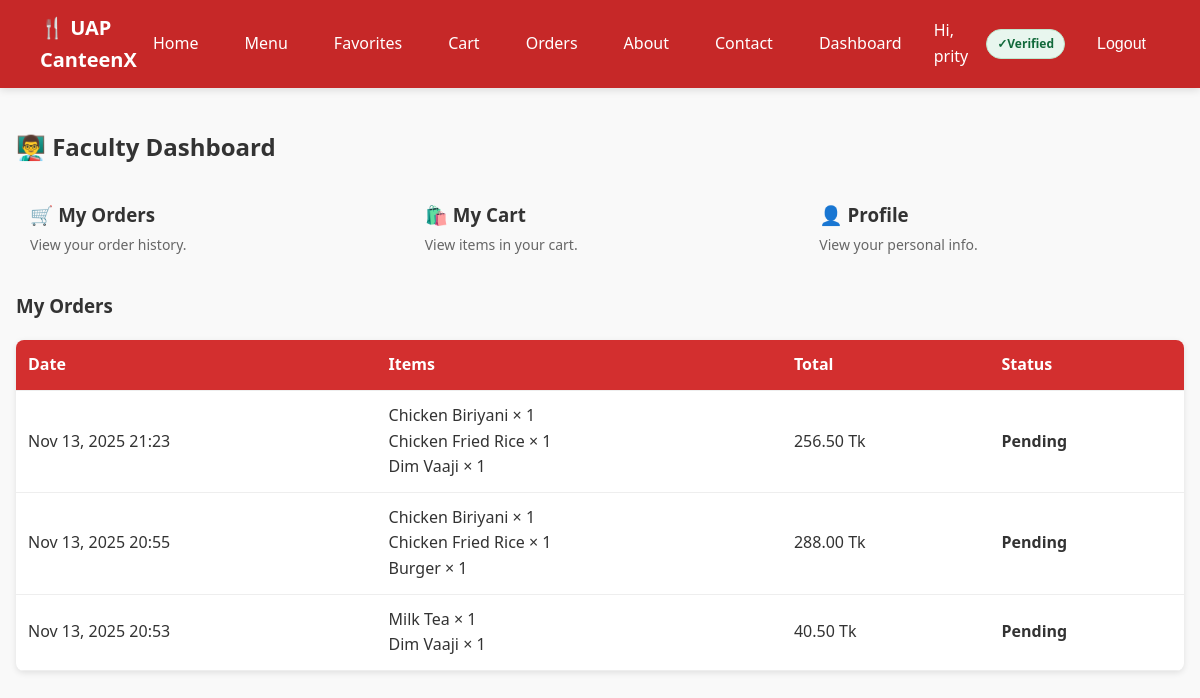
The page /dashboard/ (signed in) on the database as committed earlier.
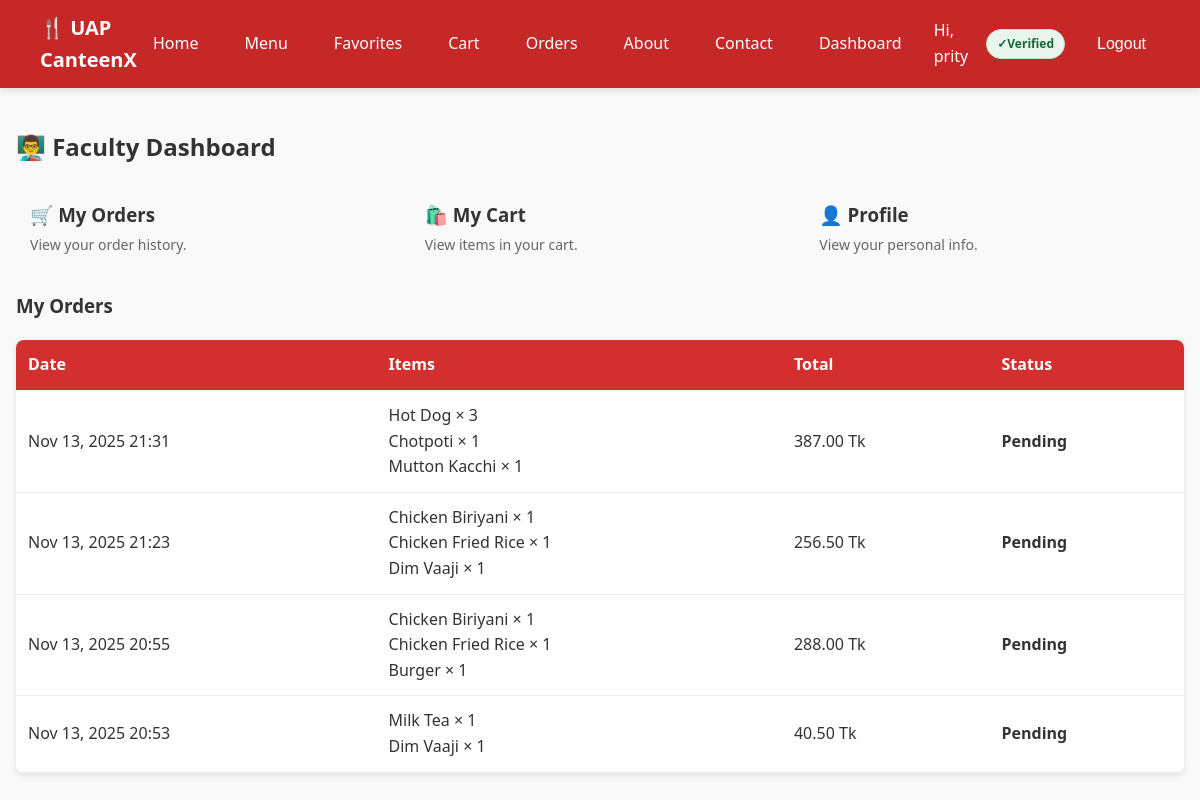
The same page on the database as committed later.
### my_canteen/models.py (models this page shows, shortened)
class Order(models.Model):
    STATUS_CHOICES = [
        ('pending', 'Pending'),
        ('accepted', 'Accepted'),
        ('preparing', 'Preparing'),
        ('ready', 'Ready'),
        ('delivered', 'Delivered'),
        ('completed', 'Completed'),
        ('cancelled', 'Cancelled'),
    ]
    PAYMENT_STATUS_CHOICES = [('unpaid', 'Unpaid'), ('paid', 'Paid')]
    PAYMENT_METHOD_CHOICES = [
        ('cash', 'Cash'),
        ('mock_card', 'Mock Card'),
        ('stripe', 'Stripe'),
        ('sslcommerz', 'SSLCommerz'),
    ]
    user = models.ForeignKey(User, on_delete=models.CASCADE)
    total_price = models.DecimalField(max_digits=8, decimal_places=2)
    address = models.CharField(max_length=255)
    status = models.CharField(max_length=20, choices=STATUS_CHOICES, default='pending')
    payment_status = models.CharField(max_length=10, choices=PAYMENT_STATUS_CHOICES, default='unpaid')
    payment_method = models.CharField(max_length=10, choices=PAYMENT_METHOD_CHOICES, default='cash')
    created_at = models.DateTimeField(auto_now_add=True)

class OrderItem(models.Model):
    order = models.ForeignKey(Order, on_delete=models.CASCADE)
    item = models.ForeignKey(MenuItem, on_delete=models.CASCADE)
    quantity = models.PositiveIntegerField(default=1)
    unit_price = models.DecimalField(max_digits=6, decimal_places=2)

class MenuItem(models.Model):
    name = models.CharField(max_length=100)
    description = models.TextField(blank=True)
    price = models.DecimalField(max_digits=6, decimal_places=2)
    stock = models.PositiveIntegerField(default=0)
    image = models.ImageField(upload_to='menu/', blank=True, null=True)
    category = models.ForeignKey(Category, on_delete=models.CASCADE, null=True)
    is_active = models.BooleanField(default=True)
    is_popular = models.BooleanField(default=False)
    rating_avg = models.FloatField(default=0)
    rating_count = models.PositiveIntegerField(default=0)

### my_canteen/views.py (the view)
# urls.py: path('dashboard/', views.dashboard, name='dashboard'),
@login_required
def dashboard(request):
    profile = UserProfile.objects.select_related("user").get(user=request.user)
    real_role = profile.role
    effective_role = get_effective_role(real_role)
    if effective_role in ["admin", "vendor"]:
        orders = Order.objects.all().order_by("-created_at")
        items = MenuItem.objects.all()
    elif effective_role == "staff":
        orders = Order.objects.filter(
            status__in=["accepted", "preparing"]
        ).order_by("-created_at")
        items = None
    else:
        orders = Order.objects.filter(user=request.user).order_by("-created_at")
        items = None
    title_map = {
        "admin": "🛠️ Admin Dashboard",
        "vendor": "🏪 Vendor Dashboard",
        "staff": "👨‍🍳 Staff Dashboard",
        "student": "🎓 Student Dashboard",
        "faculty": "🎓 Faculty Dashboard",
        "guest": "👋 Welcome",
    }
    dashboard_title = title_map.get(real_role, "Dashboard")
    template_name = f"my_canteen/dashboard/{effective_role}.html"
    ctx = {
        "profile": profile,
        "orders": orders,
        "items": items,
        "real_role": real_role,
        "effective_role": effective_role,
        "dashboard_title": dashboard_title,
    }
    return render(request, template_name, ctx)

### my_canteen/context_processors.py (called while the page is built)
def favorites_processor(request):
    if request.user.is_authenticated:
        fav_ids = Favorite.objects.filter(user=request.user).values_list('item_id', flat=True)
        return {"favorite_items": set(fav_ids)}
    return {"favorite_items": set()}

def cart_count(request):
    cart = request.session.get("cart", {})
    return {"cart_count": sum(cart.values())}

### my_canteen/views.py (called while the page is built)
def get_effective_role(real_role: str) -> str:
    if real_role == "admin":
        return "vendor"
    if real_role == "vendor":
        return "admin"
    return real_role

### my_canteen/templates/my_canteen/dashboard/faculty.html
{% extends "my_canteen/base.html" %}
{% block content %}
<h2>👨‍🏫 Faculty Dashboard</h2>
<div style="display:grid;grid-template-columns:repeat(auto-fit,minmax(180px,1fr));gap:16px;margin-bottom:20px;">
  <a href="{% url 'orders' %}"
     class="surface"
     style="padding:14px;border-radius:10px;text-decoration:none;display:block;">
    <h3 style="margin:0 0 4px;">🛒 My Orders</h3>
    <p style="margin:0;color:#666;font-size:14px;">View your order history.</p>
  </a>
  <a href="{% url 'cart' %}"
     class="surface"
     style="padding:14px;border-radius:10px;text-decoration:none;display:block;">
    <h3 style="margin:0 0 4px;">🛍️ My Cart</h3>
    <p style="margin:0;color:#666;font-size:14px;">View items in your cart.</p>
  </a>
  <a href="{% url 'profile' %}"
     class="surface"
     style="padding:14px;border-radius:10px;text-decoration:none;display:block;">
    <h3 style="margin:0 0 4px;">👤 Profile</h3>
    <p style="margin:0;color:#666;font-size:14px;">View your personal info.</p>
  </a>
</div>
<h3>My Orders</h3>
<table class="orders-table">
    <tr>
      <th>Date</th>
      <th>Items</th>
      <th>Total</th>
      <th>Status</th>
    </tr>
    {% for order in orders %}
    <tr>
        <td>{{ order.created_at|date:"M d, Y H:i" }}</td>
        <td>
            {% for oi in order.orderitem_set.all %}
                {{ oi.item.name }} × {{ oi.quantity }} <br>
            {% endfor %}
        </td>
        <td>{{ order.total_price }} Tk</td>
        <td class="status {{ order.status }}">{{ order.status }}</td>
    </tr>
    {% empty %}
      <tr><td colspan="4" style="text-align:center;">No orders yet.</td></tr>
    {% endfor %}
</table>
{% endblock %}

Rows that differ between the two databases and show on the page:
added Order: created_at "Nov 13, 2025 21:31", total_price "387.00", status "Pending"
added OrderItem: item.name "Hot Dog", quantity "3", shown under "Nov 13, 2025 21:31"
added OrderItem: item.name "Chotpoti", quantity "1", shown under "Nov 13, 2025 21:31"
added OrderItem: item.name "Mutton Kacchi", quantity "1", shown under "Nov 13, 2025 21:31"
